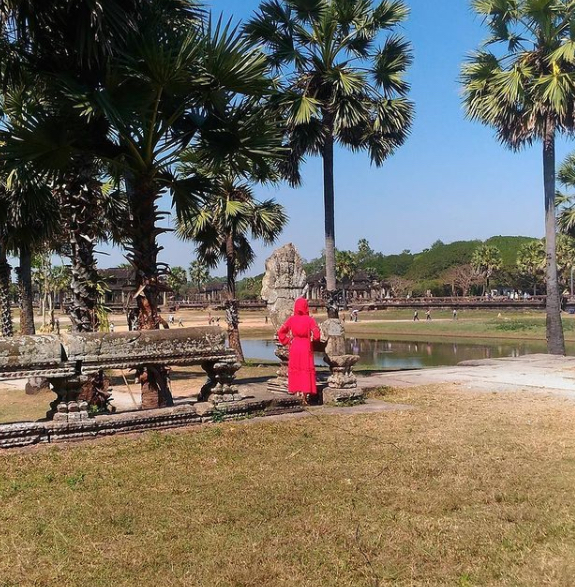
#> input picture Lab10/RGirl.png, 575 x 587 px, found by its file name
$ python filter_image.py
#> lines starting #> are read from the running program, lines starting #| are printed output that depends on the picture; after the words box and inside, x2 and y2 are one past the last pixel; in counts of white or black regions, pixels touching at a corner belong together
#!/usr/bin/env python
# coding: utf-8

# In[ ]:


import numpy as np
import matplotlib.pyplot as plt
from skimage.io import imshow, imread
from skimage.color import rgb2hsv, hsv2rgb
import cv2


# In[ ]:


red_girl = imread('RGirl.png')
#> red_girl is the input picture: shape (587, 575, 3); mean R, G, B 114, 106.9, 93.7
plt.figure(num=None, figsize=(8, 6), dpi=80)
imshow(red_girl)


# In[ ]:


red_filtered_girl = (red_girl[:,:,0] > 150)
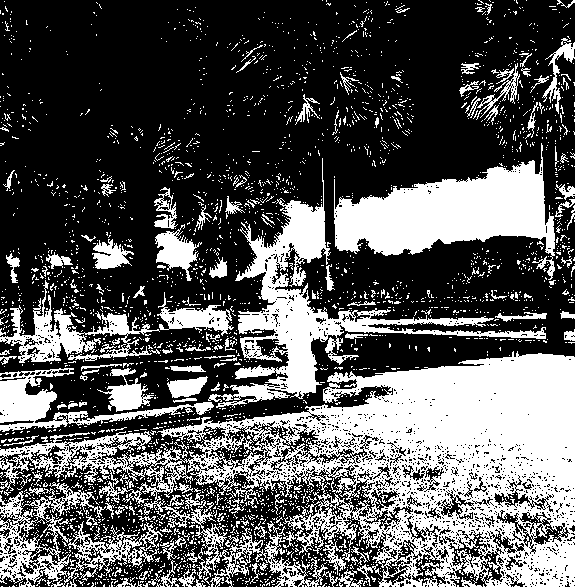
#> red_filtered_girl: shape (587, 575) bool; 34.5% white; 2966 white regions (2809 under 20 px), largest, box (x1, y1, x2, y2) and area: (0, 351, 575, 587) 55300, (334, 143, 555, 280) 13392, (208, 158, 546, 408) 12775
plt.figure(num=None, figsize=(8, 6), dpi=80)
imshow(red_filtered_girl, cmap = 'gray')


# In[ ]:


red_girl_new = red_girl.copy()
red_girl_new[:, :, 0] = red_girl_new[:, :, 0]*red_filtered_girl
red_girl_new[:, :, 1] = red_girl_new[:, :, 1]*red_filtered_girl
red_girl_new[:, :, 2] = red_girl_new[:, :, 2]*red_filtered_girl
plt.figure(num=None, figsize=(8, 6), dpi=80)
imshow(red_girl_new)


# In[ ]:


def rgb_splitter(image):
    rgb_list = ['Reds','Greens','Blues']
    fig, ax = plt.subplots(1, 3, figsize=(15,5), sharey = True)
    for i in range(3):
        ax[i].imshow(image[:,:,i], cmap = rgb_list[i])
        ax[i].set_title(rgb_list[i], fontsize = 15)

rgb_splitter(red_girl)


# In[ ]:


red_filtered = (red_girl[:,:,0] > 150) & (red_girl[:,:,1] < 100) & (red_girl[:,:,2] < 110)
#> red_filtered: shape (587, 575) bool; 0.72% white; 14 white regions (13 under 20 px), largest, box (x1, y1, x2, y2) and area: (277, 297, 320, 394) 2422
plt.figure(num=None, figsize=(8, 6), dpi=80)
red_girl_new = red_girl.copy()
red_girl_new[:, :, 0] = red_girl_new[:, :, 0] * red_filtered
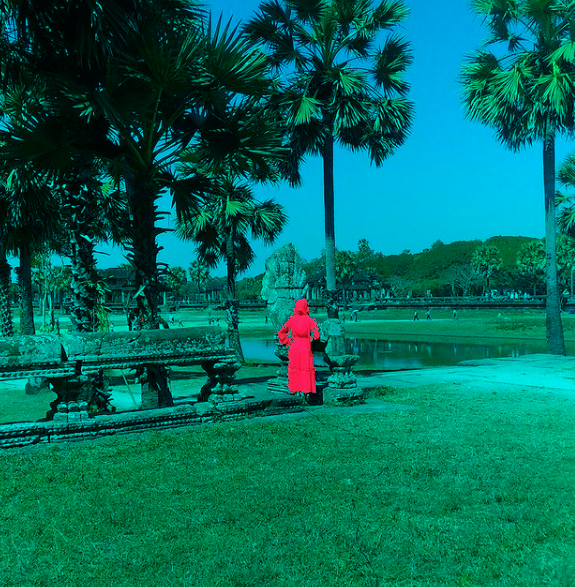
#> red_girl_new: shape (587, 575, 3); mean R, G, B 1.7, 106.9, 93.7
red_girl_new[:, :, 1] = red_girl_new[:, :, 1] * red_filtered
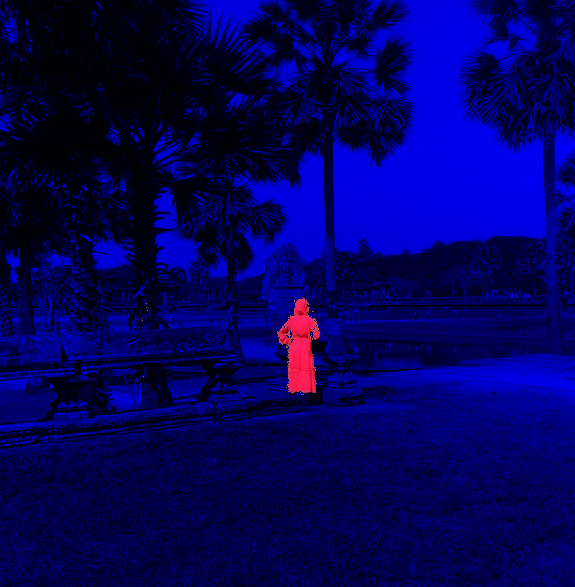
#> red_girl_new: shape (587, 575, 3); mean R, G, B 1.7, 0.3, 93.7
red_girl_new[:, :, 2] = red_girl_new[:, :, 2] * red_filtered
imshow(red_girl_new)


# In[ ]:


def display_as_hsv(image):
#> called with image = 'RGirl.png'
    img = cv2.imread(image)
    img_hsv = cv2.cvtColor(img, cv2.COLOR_BGR2HSV)
#> img_hsv: shape (587, 575, 3); mean H, S, V 45.2, 96.6, 128

    hsv_list = ['Hue','Saturation','Value']
    fig, ax = plt.subplots(1, 3, figsize=(15,7), sharey = True)

    ax[0].imshow(img_hsv[:,:,0], cmap = 'hsv')
    ax[0].set_title(hsv_list[0], fontsize = 20)
    ax[0].axis('off')

    ax[1].imshow(img_hsv[:,:,1], cmap = 'Greys')
    ax[1].set_title(hsv_list[1], fontsize = 20)
    ax[1].axis('off')
    ax[2].imshow(img_hsv[:,:,2], cmap = 'gray')
    ax[2].set_title(hsv_list[2], fontsize = 20)
    ax[2].axis('off')

    fig.tight_layout()

display_as_hsv('RGirl.png')


# In[ ]:


img = cv2.imread('RGirl.png')
red_girl_hsv = cv2.cvtColor(img, cv2.COLOR_BGR2HSV)
plt.figure(num=None, figsize=(8, 6), dpi=80)
plt.imshow(red_girl_hsv[:,:,0], cmap='hsv')
plt.colorbar()


# In[ ]:


lower_mask = red_girl_hsv [:,:,0] > 160
#> lower_mask: shape (587, 575) bool; 2.3% white; 802 white regions (756 under 20 px), largest, box (x1, y1, x2, y2) and area: (277, 295, 324, 405) 2875, (534, 269, 575, 313) 533, (331, 274, 371, 308) 324
upper_mask = red_girl_hsv [:,:,0] < 255
#> upper_mask: shape (587, 575) bool; every value is 1
mask = upper_mask*lower_mask
red = red_girl[:,:,0]*mask
green = red_girl[:,:,1]*mask
blue = red_girl[:,:,2]*mask
red_girl_masked = np.dstack((red,green,blue))
plt.figure(num=None, figsize=(8, 6), dpi=80)
imshow(red_girl_masked)


# In[ ]:


lower_mask = red_girl_hsv [:,:,0] > 160
upper_mask = red_girl_hsv [:,:,0] < 255
saturation = red_girl_hsv [:,:,1] > 150
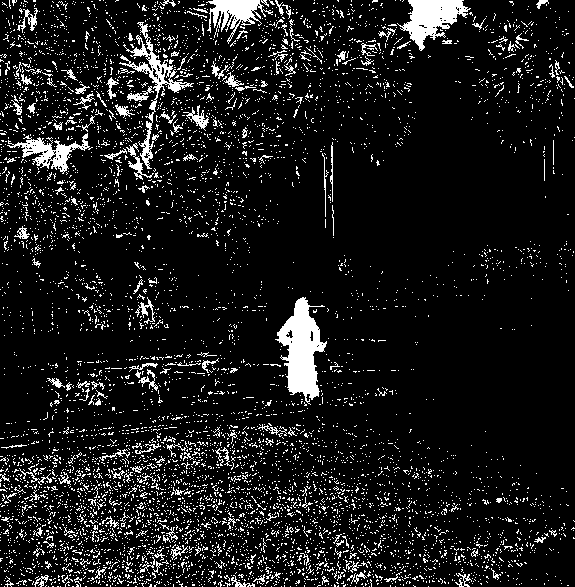
#> saturation: shape (587, 575) bool; 10% white; 6486 white regions (6298 under 20 px), largest, box (x1, y1, x2, y2) and area: (275, 297, 327, 405) 2773, (397, 0, 471, 51) 1785, (119, 22, 194, 169) 1471
mask = upper_mask*lower_mask*saturation
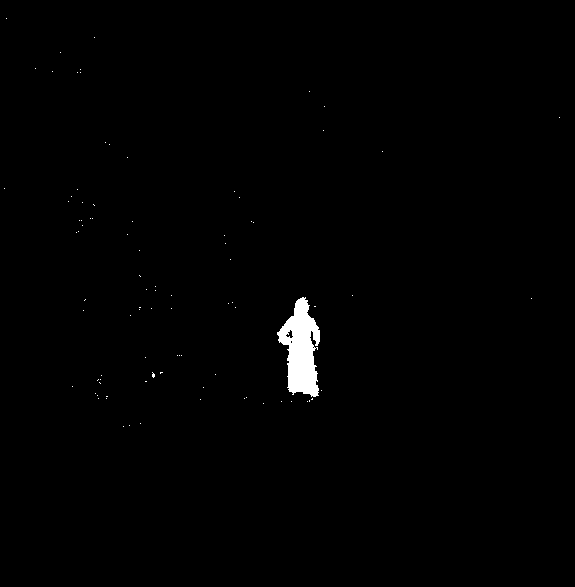
#> mask: shape (587, 575) bool; 0.79% white; 90 white regions (89 under 20 px), largest, box (x1, y1, x2, y2) and area: (277, 297, 320, 397) 2564
red = red_girl[:,:,0]*mask
green = red_girl[:,:,1]*mask
blue = red_girl[:,:,2]*mask
red_girl_masked = np.dstack((red,green,blue))
plt.figure(num=None, figsize=(8, 6), dpi=80)
imshow(red_girl_masked)


# In[ ]:
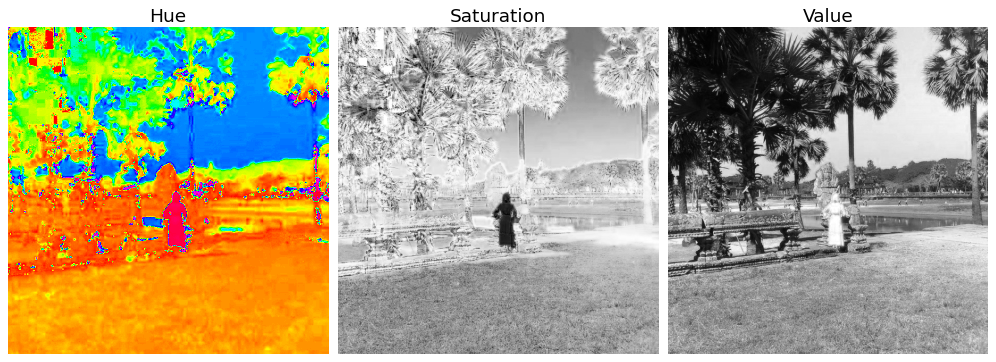
#> figure drawn by matplotlib, 3 panels
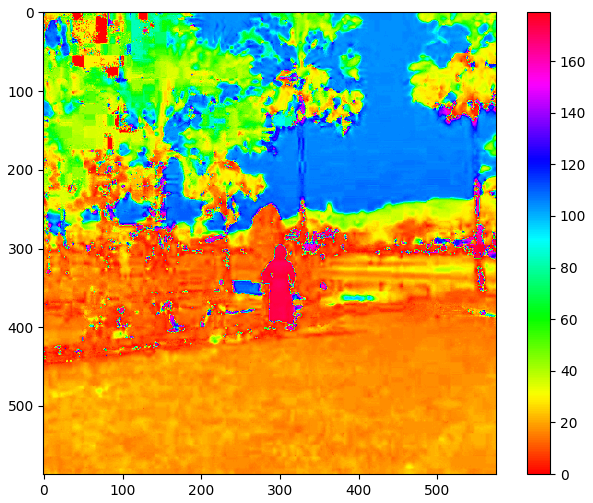
#> figure drawn by matplotlib, 2 panels
